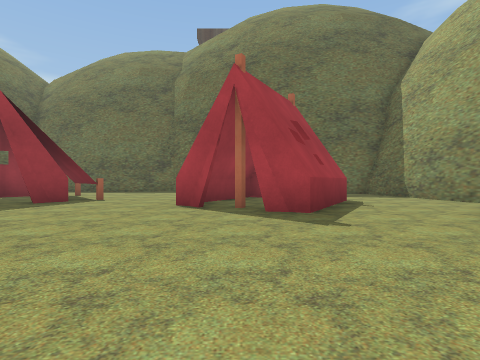
View 1 (above)

16 first-person views from a walk through a 3-D level made in the Unity game engine. The camera is 0.51 m above the floor, looks level and sees 80° across. The floor is counted in squares, 1 m on a side. Each view is taken from the middle of a square. On the plan, view 1 faces up. The plan holds only what a view shows up to about 9 squares ahead; the rest is blank. The place goes on beyond the plan. The player character is not drawn.

View 2
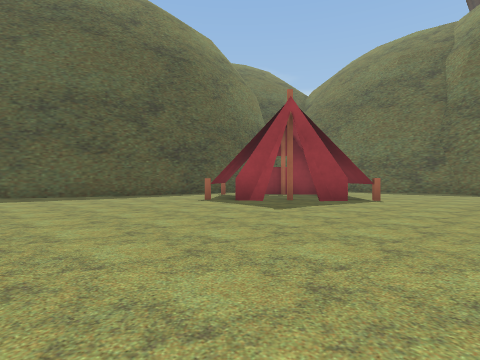

View 3
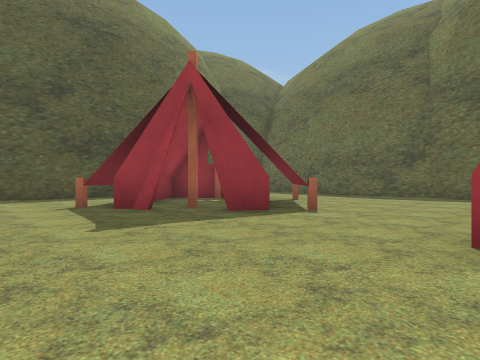

View 4
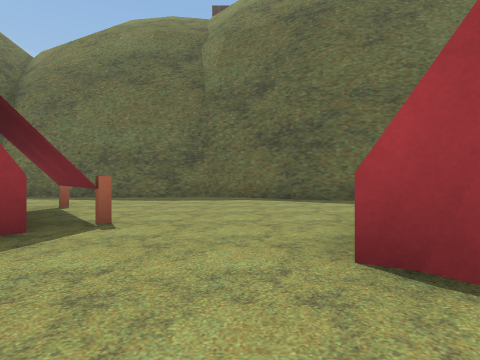

View 5
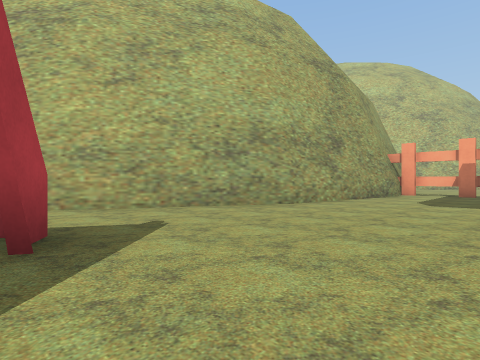

View 6
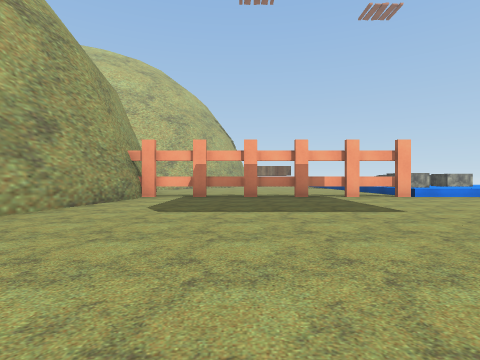

View 7
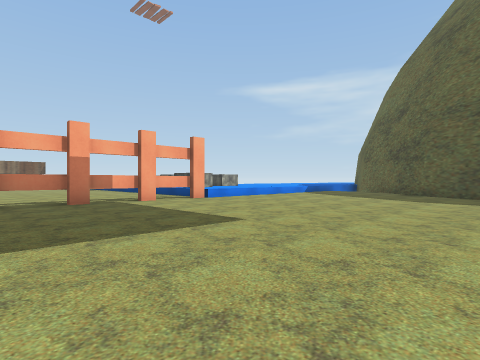

View 8
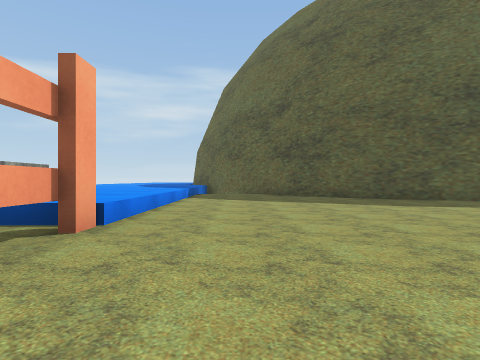

View 9
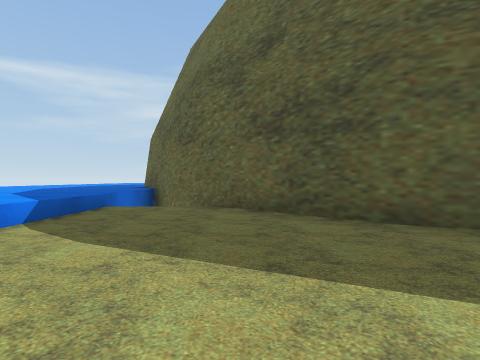

View 10
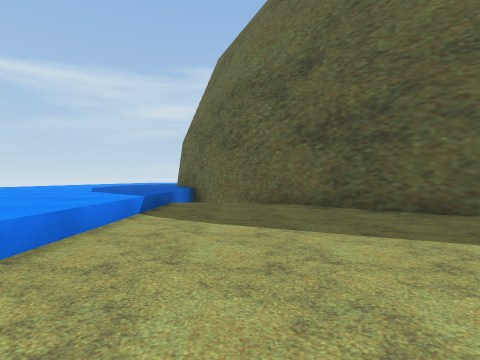

View 11
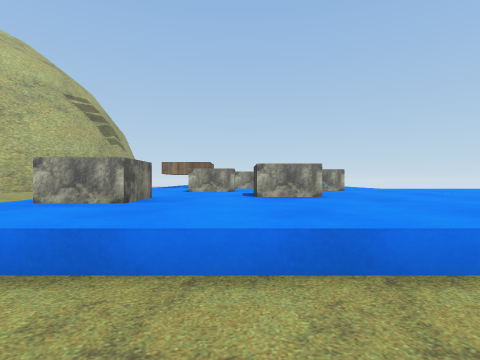

View 12
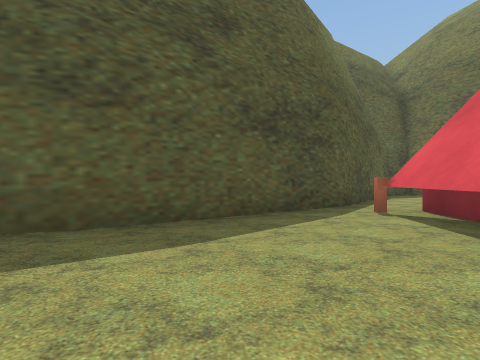

View 13
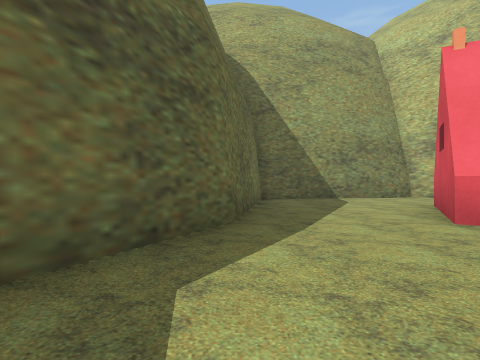

View 14
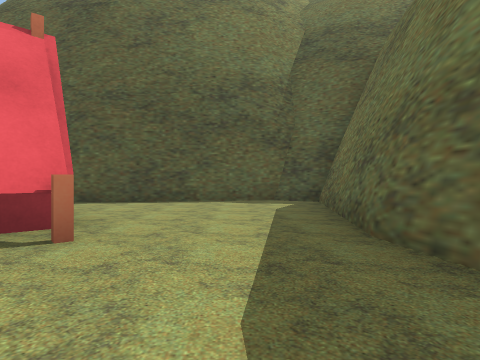

View 15
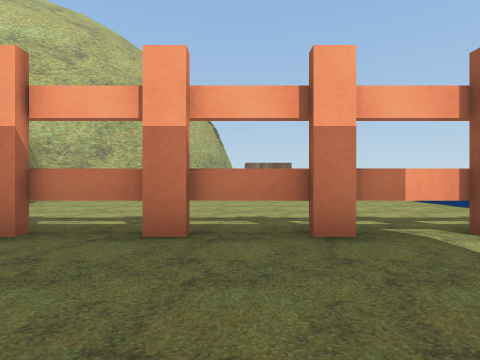

View 16
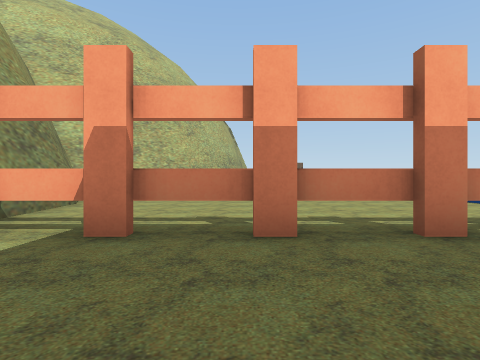

### Floor plan
Key: @ floor where view 1 was taken; # wall or solid block; x gap in a wall; . floor; T tent; O other object.
Columns run from 17 left of view 1 to 6 right of it. Each row starts with its distance up from view 1.
 13        ##########
 12        #........###
 11        #..........#####
 10        #..............#
  9        #..#TT.........#
  8        #.## TT...T#...#
  7        #.T#.TT...###..##
  6        #.TTTT...T# T...#
  5        #..TT.....#T...##
  4        #.............##
  3       ##............##
  2       #.............#
  1      ##............##
  0      #...........@.#
 -1     ##.............#
 -2    ##.............##
 -3   ##..............#
 -4  ##...............#
 -5 ## ...............#
 -6 OOOOOOOOOO##xx#xx##
 -7  OOOOOOOOOO.......##
 -8  OOOOOOOOOO       ##

Positions as (right, up) in squares from view 1, and headings:
1: (0, 0), facing up
2: (-1, 0), facing up-left
3: (-1, 3), facing up-left
4: (-2, 4), facing up
5: (-2, 5), facing down-right
6: (-2, 3), facing down
7: (-2, 1), facing down-left
8: (-4, -4), facing left
9: (-9, -3), facing left
10: (-8, -4), facing left
11: (-10, -4), facing down
12: (-7, 2), facing up-left
13: (-3, 11), facing right
14: (-3, 11), facing left
15: (-3, -3), facing down
16: (-2, -3), facing down
